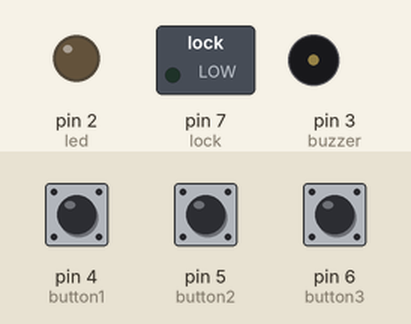
Recording of a sketch running on a simulated Arduino Uno, built with avr-gcc and run on an emulated ATmega328P. Parts: switched loads named in the sketch (green lamp = pin HIGH), output pins drawn as LEDs (lit = HIGH), buzzer (waves = sounding). The inputs (shaded band) are chosen by the test bench; at power-on: pin 4 (button1) LOW, pin 5 (button2) LOW, pin 6 (button3) LOW. What the sketch prints to the serial monitor is not drawn.

Above: at 1.2 s.
1.3 s: pin 4 (button1) pulled HIGH for 0.15 s
At 1.6 s:
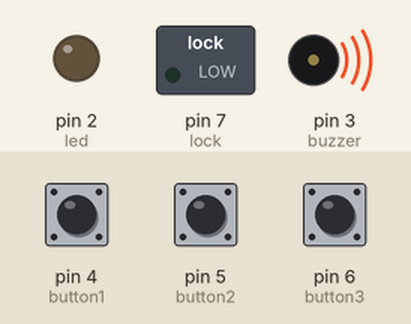
3.2 s: pin 4 (button1) pulled HIGH for 3.2 s
At 4.3 s:
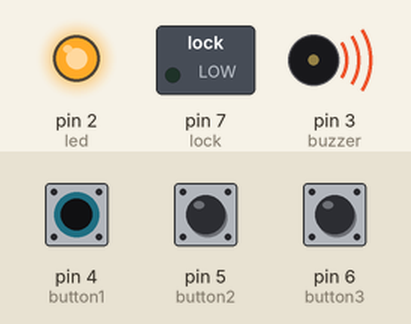
8.1 s: pin 5 (button2) pulled HIGH for 3.2 s
At 12.9 s:
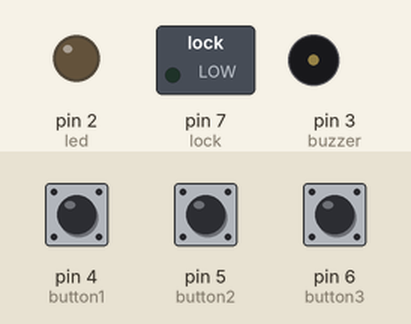
Timing chart, 0 to 14.4 s (numbered marks = the images above; inputs shaded):
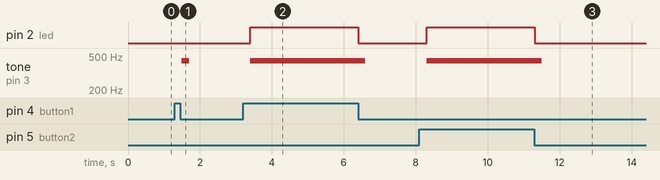

The sketch:

LockBox.ino
```cpp
const int button3 = 6; //pin outs
const int button2 = 5;
const int button1 = 4;

const int buzzer = 3;
const int led = 2;
const int lock = 7;


const int pin1 = 2; //choose a password
const int pin2 = 1;
const int pin3 = 1;

int curVal1 = 0; //current times respective buttons are pressed.
int curVal2 = 0;
int curVal3 = 0;

int buttonState1 = 0;
int buttonState2 = 0;
int buttonState3 = 0;


void setup() {
  Serial.begin(9600);
  pinMode(button1, INPUT);
  pinMode(button2, INPUT);
  pinMode(button3, INPUT);
  pinMode(buzzer, OUTPUT);
  pinMode(led, OUTPUT);
  pinMode(lock, OUTPUT);
}

void loop() {
  buttonState1 = digitalRead(button1);
  buttonState2 = digitalRead(button2);
  buttonState3 = digitalRead(button3);

  if(buttonState1 == HIGH){
    curVal1++;
    delay(200);
    Check();
    Serial.print(curVal1);
  	if(curVal1 == 9){//resets the pin value if gone too high.
      curVal1 = 0;
    }
    tone(buzzer, 440, 200);
    digitalWrite(led, HIGH);
  }
  else if(buttonState2 == HIGH){
    curVal2++;
    delay(200);
    Check();
    Serial.print(curVal2);
    if(curVal2 == 9){
      curVal2 = 0;
    }
    tone(buzzer, 440, 200);
    digitalWrite(led, HIGH);
  }
  else if(buttonState3 == HIGH){
    curVal3++;
    delay(200);
    Check();
    Serial.print(curVal3);
    if(curVal3 == 9){
      curVal3 = 0;
    }
    tone(buzzer, 440, 200);
    digitalWrite(led, HIGH);
  }
  else{
    digitalWrite(buzzer, LOW);
    digitalWrite(led, LOW);
  }

  Check();

 }

void Check(){//Check if password is correct.
  if ((curVal1 == pin1) && (curVal2 == pin2) && (curVal3 == pin3)){
    digitalWrite(lock, HIGH);
    tone(buzzer, 330, 500);
    delay(5000);
    curVal1 = curVal2 = curVal3 = 0;
  }
  else{
    digitalWrite(lock, LOW);
    digitalWrite(buzzer, LOW);
  }
}
```

Measured:
- after the input at 1.3 s, tone on pin 3 (buzzer): silent → 440 Hz after 0.20 s, → silent 0.20 s later
- after the input at 3.2 s, pin 2 (led): LOW → HIGH after 0.20 s, → LOW 3.0 s later; tone on pin 3 (buzzer): silent → 440 Hz after 0.20 s, → silent 3.2 s later
- after the input at 8.1 s, pin 2 (led): LOW → HIGH after 0.20 s, → LOW 3.0 s later; tone on pin 3 (buzzer): silent → 440 Hz after 0.20 s, → silent 3.2 s later
